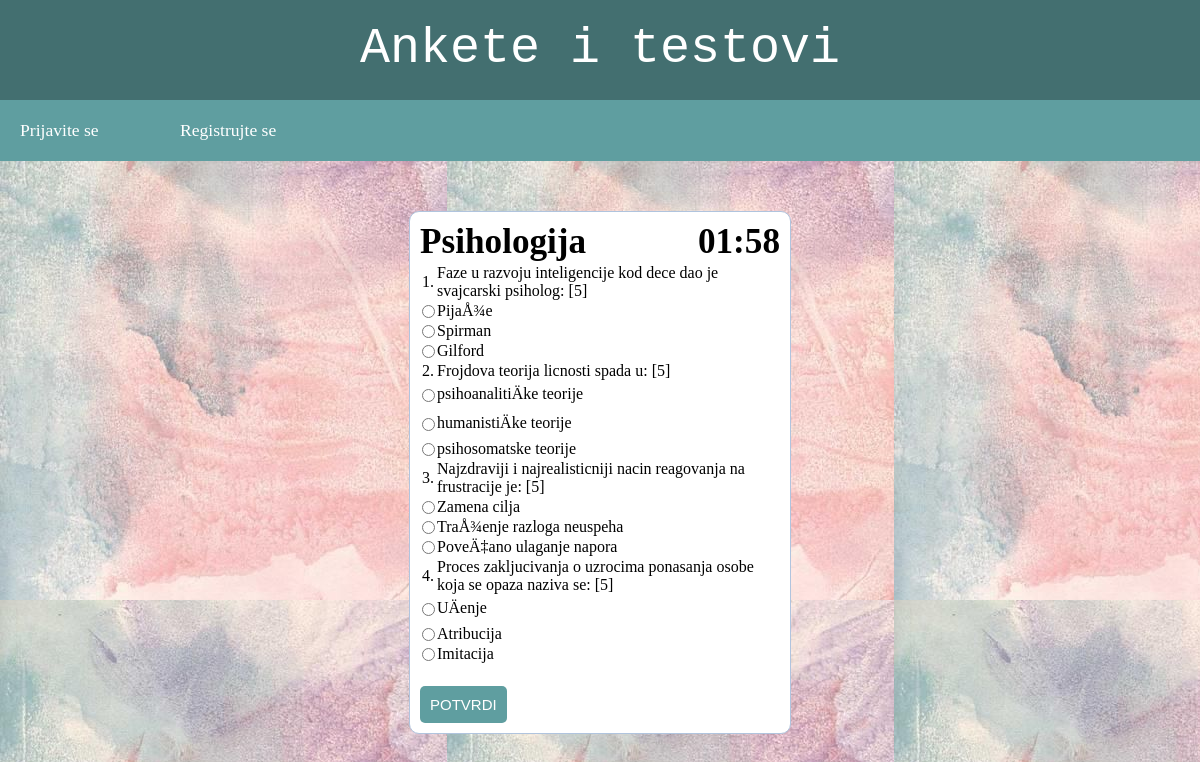
Screenshot of /popuniTest2.php?id=1 with the database file from the repository.
### tables this page shows
CREATE TABLE IF NOT EXISTS `testovi` (
  `idTesta` int(11) NOT NULL AUTO_INCREMENT,
  `naziv` varchar(30) NOT NULL,
  `pocetak` date NOT NULL,
  `kraj` date NOT NULL,
  `trajanje_sek` int(11) NOT NULL,
  `kreator` varchar(50) NOT NULL,
  PRIMARY KEY (`idTesta`),
  KEY `testovi_ibfk_1` (`kreator`)
);

CREATE TABLE IF NOT EXISTS `pitanja` (
  `idPitanja` int(11) NOT NULL AUTO_INCREMENT,
  `pitanje` varchar(200) NOT NULL,
  `broj_poena` float DEFAULT NULL,
  `broj_odgovora` int(11) NOT NULL,
  `broj_tacnih` int(11) DEFAULT NULL,
  `tip_odgovora` varchar(1) NOT NULL,
  `anketa_test` varchar(30) NOT NULL,
  PRIMARY KEY (`idPitanja`)
);

CREATE TABLE IF NOT EXISTS `odgovori` (
  `idOdgovora` int(11) NOT NULL AUTO_INCREMENT,
  `odgovor` varchar(200) NOT NULL,
  `tacno` int(1) DEFAULT NULL,
  `idPitanja` int(11) NOT NULL,
  `anketa_test` varchar(30) NOT NULL,
  PRIMARY KEY (`idOdgovora`),
  KEY `odgovori_ibfk_1` (`idPitanja`)
);

### popuniTest2.php (the view, shortened to what this page needs)
<?php
include_once("DB.inc.php");
include_once("header.inc.php");
include_once("menu.inc.php");
$poruka = "";
if (isset($_POST["potvrdi"])) {
	$upit = "SELECT * FROM pitanja WHERE anketa_test='".$_SESSION["test"]."'";
	$rezultat = mysqli_query($konekcija, $upit)
		or die("Greska u upitu: " .mysqli_errno($konekcija));
	$brojPitanja = mysqli_num_rows($rezultat);
	$odgovoreno = 0;
	$pitanje = 0;
	$odgovor = 0;
	while ($niz = mysqli_fetch_array($rezultat)) {
		$_SESSION["pitanja"][$pitanje++] = $niz["pitanje"];
		$_SESSION["odgovori"][$odgovor] = "";
		$fleg = false;
		if ($niz["tip_odgovora"] == "3") {
			if (isset($_POST["pitanje".$niz['idPitanja']])) {
				$fleg = true;
				$_SESSION["odgovori"][$odgovor++] = $_POST["pitanje".$niz['idPitanja']];
			}
		}
		else if ($niz["tip_odgovora"] == "4") {
			for ($i=1; $i<=$niz["broj_odgovora"]; $i++) {
				if (isset($_POST["odgovor".$i."pitanje".$niz['idPitanja']])) {
					$answer = $_POST["odgovor".$i."pitanje".$niz['idPitanja']];
					$fleg = true;
					$_SESSION["odgovori"][$odgovor] = $_SESSION["odgovori"][$odgovor]." ".$answer;
				}
			}
			if ($fleg == false) {
				$_SESSION["odgovori"][$odgovor] = "nema odgovora";
			}
			$odgovor++;
		}
		else {
		for ($i=1; $i<=$niz["broj_odgovora"]; $i++) {
				if (!empty($_POST["odgovor".$i."pitanje".$niz['idPitanja']])) {
					$answer = $_POST["odgovor".$i."pitanje".$niz['idPitanja']];
					$fleg = true;
					$_SESSION["odgovori"][$odgovor] = $answer;
				}
			}
			if ($fleg == false) {
				$_SESSION["odgovori"][$odgovor] = "nema odgovora";
			}
			$odgovor++;
		}
		if ($fleg == true)
			$odgovoreno = $odgovoreno + 1;
	}
	$poruka = "Odgovorili ste na: " .$odgovoreno."/".$brojPitanja." pitanja";
	$_SESSION["poruka"] = $poruka;
	echo $poruka;
}
else {
?>
<html>
	<head>
	</head>
	<body onLoad = 'timeout();'>
		<div id = 'popuni'>
		<form method = "POST" id = "forma" action = "predaj.php">
		<?php
			if ($poruka == "") {
				$upit = "SELECT * FROM testovi WHERE idTesta=".$_GET["id"];
				$rezultat = mysqli_query($konekcija, $upit)
					or die("Greska u upitu: " .mysqli_errno($konekcija));
				$niz = mysqli_fetch_array($rezultat);
				?>
				<?php
				$nazivTesta = $niz["naziv"];
				?>
				<h1><?php echo $nazivTesta;?>
				<div id = "time" style = "float:right">timeout</div></h1>
				<?php
				$upit = "SELECT * FROM pitanja WHERE anketa_test='".$nazivTesta."'";
				$rezultat = mysqli_query($konekcija, $upit)
					or die("Greska u upitu: " .mysqli_errno($konekcija));
				$i = 1;
				?>
				<table>
				<?php
				while ($niz = mysqli_fetch_array($rezultat)) {
					$upit3 = "SELECT * FROM snimi WHERE pitanje='".$niz["pitanje"]."' AND anketa_test='".$nazivTesta."' AND korisnik='".$_SESSION["username"]."'";
					$rezultat3 = mysqli_query($konekcija, $upit3)
						or die("Greska u upitu: " .mysqli_errno($rezultat3));
					?>
					<tr>
						<td><?php echo $i++.".";?></td>
						<td><?php echo $niz["pitanje"]." [".$niz['broj_poena']."]";?></td>
					</tr>
					<?php
					$tipOdg = $niz["tip_odgovora"];
					if ($tipOdg == "1")
						$tip0dg = "number";
					else if ($tipOdg == "2")
						$tipOdg = "text";
					else if ($tipOdg == "3")
						$tipOdg = "radio";
					else if ($tipOdg == "4")
						$tipOdg = "checkbox";
					$br = $niz["broj_odgovora"];
					if ($niz["tip_odgovora"] == "1" || $niz["tip_odgovora"] == "2") {
						for ($x = 1; $x <= $br; $x++) {
							?>
							<tr>
								<td></td>
								<td>
									<input type = "<?php echo $tipOdg;?>" name = "odgovor<?php echo $x;?>pitanje<?php echo $niz["idPitanja"];?>"
									<?php if (mysqli_num_rows($rezultat3) == 1 && $niz3["odgovor"] != "nema odgovora") {
									?>
										value = "<?php echo $niz3["odgovor"];?>"
									<?php
									}
									?>>
								</td>
							</tr>
							<?php
						}
					}
					else {
						$upit2 = "SELECT * FROM odgovori WHERE idPitanja=".$niz['idPitanja']." AND anketa_test='".$nazivTesta."'";
						$rezultat2 = mysqli_query($konekcija, $upit2)
							or die("Greska u upitu: " .mysqli_errno($konekcija));
						while ($niz2 = mysqli_fetch_array($rezultat2)) {
						?>
							<tr>
								<td>
									<?php
									if ($niz["tip_odgovora"] == "3") {
									?>
										<input type = "radio" name = "pitanje<?php echo $niz["idPitanja"];?>" value = "<?php echo $niz2["odgovor"];?>"
										<?php
										if (mysqli_num_rows($rezultat3) == 1 && $niz3["odgovor"] == $niz2["odgovor"]) {
											echo "checked";
										}
										?>>
										<?php
									}
									?>
								</td>
								<td><?php echo $niz2["odgovor"];?></td>
							</tr>
						<?php
						}
					}
				}
				?>
				</table>
				<br/>
				<input type = "submit" class = "btn" name = "potvrdi" value = "POTVRDI">
				</form>
				<?php
			}
			?>
		</div>
	</body>
</html>
<?php
}
?>

### menu.inc.php (style rules this page uses)
* { padding: 0; margin: 0; }
body { font-family: sans-serif; }

### popuniTest2.php (style rules this page uses)
body { font-size: 110%; margin: 0; padding: 0; background: url('pozadina1.jpg'); font-family: Georgia, serif; }
#popuni { width: 30%; margin: 50px auto 100px; padding: 10px; border: 1px solid #B0C4DE; background: white; border-radius: 10px 10px 10px 10px; }
.btn { padding: 10px; font-size: 15px; color: white; background: #5F9EA0; border: none; border-radius: 5px; }

### rows the page displays
testovi: naziv "Psihologija"
pitanja: pitanje "Faze u razvoju inteligencije kod dece dao je svajcarski psiholog:", broj_poena "5"
odgovori: odgovor "PijaÅ¾e"
odgovori: odgovor "Spirman"
odgovori: odgovor "Gilford"
pitanja: pitanje "Frojdova teorija licnosti spada u:", broj_poena "5"
odgovori: odgovor "psihoanalitiÄke teorije"
odgovori: odgovor "humanistiÄke teorije"
odgovori: odgovor "psihosomatske teorije"
pitanja: pitanje "Najzdraviji i najrealisticniji nacin reagovanja na frustracije je:", broj_poena "5"
odgovori: odgovor "Zamena cilja"
odgovori: odgovor "TraÅ¾enje razloga neuspeha"
odgovori: odgovor "PoveÄ‡ano ulaganje napora"
pitanja: pitanje "Proces zakljucivanja o uzrocima ponasanja osobe koja se opaza naziva se:", broj_poena "5"
odgovori: odgovor "UÄenje"
odgovori: odgovor "Atribucija"
odgovori: odgovor "Imitacija"
